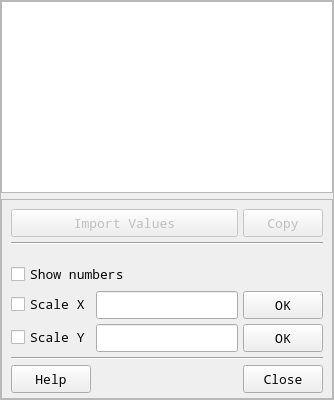
         <widget class="QFrame" name="frame_5">
          <property name="sizePolicy">
           <sizepolicy hsizetype="Maximum" vsizetype="Preferred">
            <horstretch>0</horstretch>
            <verstretch>0</verstretch>
           </sizepolicy>
          </property>
          <property name="maximumSize">
           <size>
            <width>16777215</width>
            <height>16777215</height>
           </size>
          </property>
          <property name="font">
           <font>
            <family>Noto Mono</family>
            <pointsize>10</pointsize>
           </font>
          </property>
          <property name="frameShape">
           <enum>QFrame::StyledPanel</enum>
          </property>
          <property name="frameShadow">
           <enum>QFrame::Raised</enum>
          </property>
          <layout class="QVBoxLayout" name="verticalLayout_3">
           <property name="leftMargin">
            <number>0</number>
           </property>
           <property name="topMargin">
            <number>0</number>
           </property>
           <property name="rightMargin">
            <number>0</number>
           </property>
           <property name="bottomMargin">
            <number>0</number>
           </property>
           <item>
            <widget class="QStackedWidget" name="stackedWidget">
             <property name="font">
              <font>
               <family>Noto Mono</family>
               <pointsize>10</pointsize>
              </font>
             </property>
             <property name="currentIndex">
              <number>0</number>
             </property>
             <widget class="QWidget" name="page">
              <layout class="QHBoxLayout" name="horizontalLayout_8">
               <property name="spacing">
                <number>0</number>
               </property>
               <property name="leftMargin">
                <number>0</number>
               </property>
               <property name="topMargin">
                <number>0</number>
               </property>
               <property name="rightMargin">
                <number>0</number>
               </property>
               <property name="bottomMargin">
                <number>0</number>
               </property>
               <item>
                <widget class="QTableWidget" name="spectrum_table">
                 <property name="sizePolicy">
                  <sizepolicy hsizetype="Expanding" vsizetype="Expanding">
                   <horstretch>0</horstretch>
                   <verstretch>0</verstretch>
                  </sizepolicy>
                 </property>
                 <property name="font">
                  <font>
                   <family>Serif</family>
                   <pointsize>10</pointsize>
                  </font>
                 </property>
                 <property name="editTriggers">
                  <set>QAbstractItemView::NoEditTriggers</set>
                 </property>
                 <property name="alternatingRowColors">
                  <bool>false</bool>
                 </property>
                 <property name="selectionMode">
                  <enum>QAbstractItemView::SingleSelection</enum>
                 </property>
                 <property name="showGrid">
                  <bool>true</bool>
                 </property>
                 <property name="gridStyle">
                  <enum>Qt::SolidLine</enum>
                 </property>
                 <property name="sortingEnabled">
                  <bool>true</bool>
                 </property>
                 <attribute name="horizontalHeaderCascadingSectionResizes">
                  <bool>false</bool>
                 </attribute>
                 <attribute name="horizontalHeaderMinimumSectionSize">
                  <number>62</number>
                 </attribute>
                 <attribute name="horizontalHeaderStretchLastSection">
                  <bool>true</bool>
                 </attribute>
                </widget>
               </item>
              </layout>
             </widget>
             <widget class="QWidget" name="page_2">
              <layout class="QHBoxLayout" name="horizontalLayout_9">
               <property name="spacing">
                <number>0</number>
               </property>
               <property name="leftMargin">
                <number>0</number>
               </property>
               <property name="topMargin">
                <number>0</number>
               </property>
               <property name="rightMargin">
                <number>0</number>
               </property>
               <property name="bottomMargin">
                <number>0</number>
               </property>
               <item>
                <widget class="QListWidget" name="optimization_list">
                 <property name="font">
                  <font>
                   <family>Noto Mono</family>
                   <pointsize>12</pointsize>
                  </font>
                 </property>
                </widget>
               </item>
              </layout>
             </widget>
            </widget>
           </item>
           <item alignment="Qt::AlignBottom">
            <widget class="QFrame" name="frame_6">
             <property name="minimumSize">
              <size>
               <width>0</width>
               <height>200</height>
              </size>
             </property>
             <property name="maximumSize">
              <size>
               <width>16777215</width>
               <height>220</height>
              </size>
             </property>
             <property name="font">
              <font>
               <family>Noto Mono</family>
               <pointsize>10</pointsize>
              </font>
             </property>
             <property name="frameShape">
              <enum>QFrame::StyledPanel</enum>
             </property>
             <property name="frameShadow">
              <enum>QFrame::Raised</enum>
             </property>
             <layout class="QGridLayout" name="gridLayout">
              <property name="leftMargin">
               <number>9</number>
              </property>
              <property name="topMargin">
               <number>9</number>
              </property>
              <property name="rightMargin">
               <number>9</number>
              </property>
              <property name="bottomMargin">
               <number>5</number>
              </property>
              <property name="spacing">
               <number>5</number>
              </property>
              <item row="5" column="0" colspan="3">
               <widget class="Line" name="line">
                <property name="font">
                 <font>
                  <family>Noto Mono</family>
                  <pointsize>10</pointsize>
                 </font>
                </property>
                <property name="orientation">
                 <enum>Qt::Horizontal</enum>
                </property>
               </widget>
              </item>
              <item row="4" column="1">
               <widget class="QLineEdit" name="scale_y_inp">
                <property name="minimumSize">
                 <size>
                  <width>0</width>
                  <height>28</height>
                 </size>
                </property>
                <property name="font">
                 <font>
                  <family>Noto Mono</family>
                  <pointsize>10</pointsize>
                 </font>
                </property>
                <property name="inputMethodHints">
                 <set>Qt::ImhDigitsOnly|Qt::ImhFormattedNumbersOnly</set>
                </property>
               </widget>
              </item>
              <item row="3" column="0">
               <widget class="QCheckBox" name="scale_x_check">
                <property name="sizePolicy">
                 <sizepolicy hsizetype="Expanding" vsizetype="Fixed">
                  <horstretch>0</horstretch>
                  <verstretch>0</verstretch>
                 </sizepolicy>
                </property>
                <property name="font">
                 <font>
                  <family>Noto Mono</family>
                  <pointsize>10</pointsize>
                 </font>
                </property>
                <property name="text">
                 <string>Scale X</string>
                </property>
               </widget>
              </item>
              <item row="3" column="1">
               <widget class="QLineEdit" name="scale_x_inp">
                <property name="minimumSize">
                 <size>
                  <width>0</width>
                  <height>28</height>
                 </size>
                </property>
                <property name="font">
                 <font>
                  <family>Noto Mono</family>
                  <pointsize>10</pointsize>
                 </font>
                </property>
                <property name="inputMethodHints">
                 <set>Qt::ImhDigitsOnly|Qt::ImhFormattedNumbersOnly</set>
                </property>
               </widget>
              </item>
              <item row="6" column="0">
               <widget class="QPushButton" name="help_btn">
                <property name="minimumSize">
                 <size>
                  <width>0</width>
                  <height>28</height>
                 </size>
                </property>
                <property name="font">
                 <font>
                  <family>Noto Mono</family>
                  <pointsize>10</pointsize>
                 </font>
                </property>
                <property name="text">
                 <string>Help</string>
                </property>
               </widget>
              </item>
              <item row="2" column="0" colspan="3" alignment="Qt::AlignBottom">
               <widget class="QCheckBox" name="show_numbers_check">
                <property name="font">
                 <font>
                  <family>Noto Mono</family>
                  <pointsize>10</pointsize>
                 </font>
                </property>
                <property name="text">
                 <string>Show numbers</string>
                </property>
               </widget>
              </item>
              <item row="0" column="2">
               <widget class="QPushButton" name="copy_values_btn">
                <property name="enabled">
                 <bool>false</bool>
                </property>
                <property name="minimumSize">
                 <size>
                  <width>0</width>
                  <height>28</height>
                 </size>
                </property>
                <property name="font">
                 <font>
                  <family>Noto Mono</family>
                  <pointsize>10</pointsize>
                 </font>
                </property>
                <property name="text">
                 <string>Copy</string>
                </property>
               </widget>
              </item>
              <item row="4" column="0">
               <widget class="QCheckBox" name="scale_y_check">
                <property name="sizePolicy">
                 <sizepolicy hsizetype="Expanding" vsizetype="Fixed">
                  <horstretch>0</horstretch>
                  <verstretch>0</verstretch>
                 </sizepolicy>
                </property>
                <property name="font">
                 <font>
                  <family>Noto Mono</family>
                  <pointsize>10</pointsize>
                 </font>
                </property>
                <property name="text">
                 <string>Scale Y</string>
                </property>
               </widget>
              </item>
              <item row="0" column="0" colspan="2">
               <widget class="QPushButton" name="import_values_btn">
                <property name="enabled">
                 <bool>false</bool>
                </property>
                <property name="minimumSize">
                 <size>
                  <width>0</width>
                  <height>28</height>
                 </size>
                </property>
                <property name="font">
                 <font>
                  <family>Noto Mono</family>
                  <pointsize>10</pointsize>
                 </font>
                </property>
                <property name="text">
                 <string>Import Values</string>
                </property>
               </widget>
              </item>
              <item row="6" column="2">
               <widget class="QPushButton" name="close_btn">
                <property name="minimumSize">
                 <size>
                  <width>0</width>
                  <height>28</height>
                 </size>
                </property>
                <property name="font">
                 <font>
                  <family>Noto Mono</family>
                  <pointsize>10</pointsize>
                 </font>
                </property>
                <property name="text">
                 <string>Close</string>
                </property>
               </widget>
              </item>
              <item row="4" column="2">
               <widget class="QPushButton" name="scale_y_btn">
                <property name="minimumSize">
                 <size>
                  <width>0</width>
                  <height>28</height>
                 </size>
                </property>
                <property name="maximumSize">
                 <size>
                  <width>16777215</width>
                  <height>16777215</height>
                 </size>
                </property>
                <property name="font">
                 <font>
                  <family>Noto Mono</family>
                  <pointsize>10</pointsize>
                 </font>
                </property>
                <property name="text">
                 <string>OK</string>
                </property>
               </widget>
              </item>
              <item row="3" column="2">
               <widget class="QPushButton" name="scale_x_btn">
                <property name="minimumSize">
                 <size>
                  <width>0</width>
                  <height>28</height>
                 </size>
                </property>
                <property name="maximumSize">
                 <size>
                  <width>16777215</width>
                  <height>16777215</height>
                 </size>
                </property>
                <property name="font">
                 <font>
                  <family>Noto Mono</family>
                  <pointsize>10</pointsize>
                 </font>
                </property>
                <property name="text">
                 <string>OK</string>
                </property>
               </widget>
              </item>
              <item row="1" column="0" colspan="3">
               <widget class="Line" name="line_3">
                <property name="font">
                 <font>
                  <family>Noto Mono</family>
                  <pointsize>10</pointsize>
                 </font>
                </property>
                <property name="orientation">
                 <enum>Qt::Horizontal</enum>
                </property>
               </widget>
              </item>
             </layout>
            </widget>
           </item>
          </layout>
         </widget>
